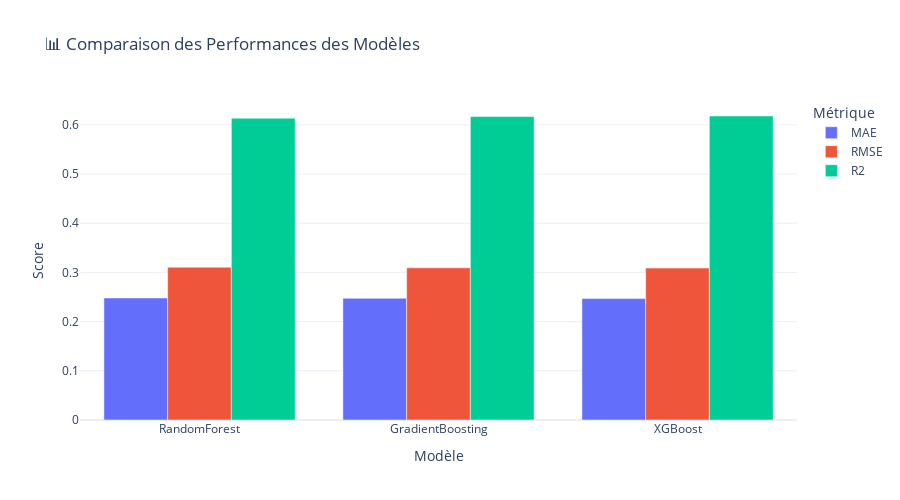

The code cell stored with this chart in its notebook:
### Markdown cell above
---

## 🎯 Section 7: Modélisation Prédictive du RUL

Construction et évaluation de modèles de prédiction du Remaining Useful Life (RUL).

### Code cell
# ============================================================================
# SECTION 7: MODÉLISATION PRÉDICTIVE DU RUL
# ============================================================================

print("\n" + "="*80)
print("SECTION 7: MODÉLISATION DU RUL")
print("="*80)

# 7.1 Préparation des données
print("\n📊 Préparation des données...")

X_train_model, X_test_model, y_train_model, y_test_model = train_test_split(
    X_train, y_train, test_size=0.2, random_state=42
)

print(f"   Train: {X_train_model.shape[0]:,} samples")
print(f"   Test: {X_test_model.shape[0]:,} samples")

# 7.2 Entraînement des modèles
print("\n🤖 Entraînement des modèles...\n")

# Vérifier si XGBoost est disponible
try:
    import xgboost as xgb
    XGBOOST_AVAILABLE = True
except ImportError:
    XGBOOST_AVAILABLE = False
    print("   ⚠️ XGBoost non disponible, seuls RandomForest et GradientBoosting seront utilisés\n")

models = {}
predictions = {}
performance = {}

# Random Forest
print("   ⏳ Random Forest Regressor...")
rf_model = RandomForestRegressor(
    n_estimators=100,
    max_depth=20,
    min_samples_split=5,
    random_state=42,
    n_jobs=-1
)
rf_model.fit(X_train_model, y_train_model)
y_pred_rf = rf_model.predict(X_test_model)

mae_rf = mean_absolute_error(y_test_model, y_pred_rf)
rmse_rf = np.sqrt(mean_squared_error(y_test_model, y_pred_rf))
r2_rf = r2_score(y_test_model, y_pred_rf)

models['RandomForest'] = rf_model
predictions['RandomForest'] = y_pred_rf
performance['RandomForest'] = {'MAE': mae_rf, 'RMSE': rmse_rf, 'R2': r2_rf}
print(f"      MAE: {mae_rf:.2f}, RMSE: {rmse_rf:.2f}, R²: {r2_rf:.4f}")

# Gradient Boosting
print("   ⏳ Gradient Boosting Regressor...")
gb_model = GradientBoostingRegressor(
    n_estimators=100,
    max_depth=5,
    learning_rate=0.1,
    random_state=42
)
gb_model.fit(X_train_model, y_train_model)
y_pred_gb = gb_model.predict(X_test_model)

mae_gb = mean_absolute_error(y_test_model, y_pred_gb)
rmse_gb = np.sqrt(mean_squared_error(y_test_model, y_pred_gb))
r2_gb = r2_score(y_test_model, y_pred_gb)

models['GradientBoosting'] = gb_model
predictions['GradientBoosting'] = y_pred_gb
performance['GradientBoosting'] = {'MAE': mae_gb, 'RMSE': rmse_gb, 'R2': r2_gb}
print(f"      MAE: {mae_gb:.2f}, RMSE: {rmse_gb:.2f}, R²: {r2_gb:.4f}")

# XGBoost (si disponible)
if XGBOOST_AVAILABLE:
    print("   ⏳ XGBoost Regressor...")
    xgb_model = xgb.XGBRegressor(
        n_estimators=100,
        max_depth=5,
        learning_rate=0.1,
        random_state=42
    )
    xgb_model.fit(X_train_model, y_train_model)
    y_pred_xgb = xgb_model.predict(X_test_model)
    
    mae_xgb = mean_absolute_error(y_test_model, y_pred_xgb)
    rmse_xgb = np.sqrt(mean_squared_error(y_test_model, y_pred_xgb))
    r2_xgb = r2_score(y_test_model, y_pred_xgb)
    
    models['XGBoost'] = xgb_model
    predictions['XGBoost'] = y_pred_xgb
    performance['XGBoost'] = {'MAE': mae_xgb, 'RMSE': rmse_xgb, 'R2': r2_xgb}
    print(f"      MAE: {mae_xgb:.2f}, RMSE: {rmse_xgb:.2f}, R²: {r2_xgb:.4f}")

# 7.3 Comparaison des modèles
print("\n📊 COMPARAISON DES MODÈLES:")
print("="*60)

perf_df = pd.DataFrame(performance).T
print(perf_df)

# 7.4 Visualisation des performances
fig_models = px.bar(
    perf_df.reset_index().melt(id_vars='index', var_name='Métrique', value_name='Score'),
    x='index',
    y='Score',
    color='Métrique',
    title='📊 Comparaison des Performances des Modèles',
    labels={'index': 'Modèle', 'Score': 'Score'},
    barmode='group'
)
fig_models.update_layout(height=500, template='plotly_white')
fig_models.show()

# 7.5 Analyse des résidus (meilleur modèle)
best_model_name = perf_df['R2'].idxmax()
best_predictions = predictions[best_model_name]

residuals = y_test_model - best_predictions

fig_residuals = make_subplots(
    rows=1, cols=2,
    subplot_titles=(f'Distribution des Résidus - {best_model_name}', 'Résidus vs Prédictions')
)

fig_residuals.add_trace(
    go.Histogram(x=residuals, nbinsx=30, name='Résidus', 
                 marker_color=COLOR_PALETTE['primary']),
    row=1, col=1
)

fig_residuals.add_trace(
    go.Scatter(x=best_predictions, y=residuals, mode='markers', name='Résidus',
               marker=dict(color=COLOR_PALETTE['danger'], size=6, opacity=0.6)),
    row=1, col=2
)

fig_residuals.update_xaxes(title_text='Résidus', row=1, col=1)
fig_residuals.update_xaxes(title_text='Valeurs Prédites', row=1, col=2)
fig_residuals.update_yaxes(title_text='Fréquence', row=1, col=1)
fig_residuals.update_yaxes(title_text='Résidus', row=1, col=2)

fig_residuals.update_layout(height=450, template='plotly_white')
fig_residuals.show()

print(f"\n✅ Meilleur modèle: {best_model_name}")
print(f"   MAE: {perf_df.loc[best_model_name, 'MAE']:.2f}")
print(f"   R²: {perf_df.loc[best_model_name, 'R2']:.4f}")

### Figure 1 — Plotly figure (JSON) as saved in the notebook; plotly's stock layout.template omitted (floating-point values rounded to 4 significant figures)
{"data": [{"alignmentgroup": "True", "hovertemplate": "Métrique=MAE<br>Modèle=%{x}<br>Score=%{y}<extra></extra>", "legendgroup": "MAE", "marker": {"color": "#636efa", "pattern": {"shape": ""}}, "name": "MAE", "offsetgroup": "MAE", "orientation": "v", "showlegend": true, "textposition": "auto", "type": "bar", "x": ["RandomForest", "GradientBoosting", "XGBoost"], "xaxis": "x", "y": [0.2481, 0.2474, 0.2468], "yaxis": "y"}, {"alignmentgroup": "True", "hovertemplate": "Métrique=RMSE<br>Modèle=%{x}<br>Score=%{y}<extra></extra>", "legendgroup": "RMSE", "marker": {"color": "#EF553B", "pattern": {"shape": ""}}, "name": "RMSE", "offsetgroup": "RMSE", "orientation": "v", "showlegend": true, "textposition": "auto", "type": "bar", "x": ["RandomForest", "GradientBoosting", "XGBoost"], "xaxis": "x", "y": [0.3106, 0.3094, 0.3089], "yaxis": "y"}, {"alignmentgroup": "True", "hovertemplate": "Métrique=R2<br>Modèle=%{x}<br>Score=%{y}<extra></extra>", "legendgroup": "R2", "marker": {"color": "#00cc96", "pattern": {"shape": ""}}, "name": "R2", "offsetgroup": "R2", "orientation": "v", "showlegend": true, "textposition": "auto", "type": "bar", "x": ["RandomForest", "GradientBoosting", "XGBoost"], "xaxis": "x", "y": [0.6136, 0.6168, 0.618], "yaxis": "y"}], "layout": {"barmode": "group", "height": 500, "legend": {"title": {"text": "Métrique"}, "tracegroupgap": 0}, "title": {"text": "📊 Comparaison des Performances des Modèles"}, "xaxis": {"anchor": "y", "domain": [0, 1], "title": {"text": "Modèle"}}, "yaxis": {"anchor": "x", "domain": [0, 1], "title": {"text": "Score"}}}}
